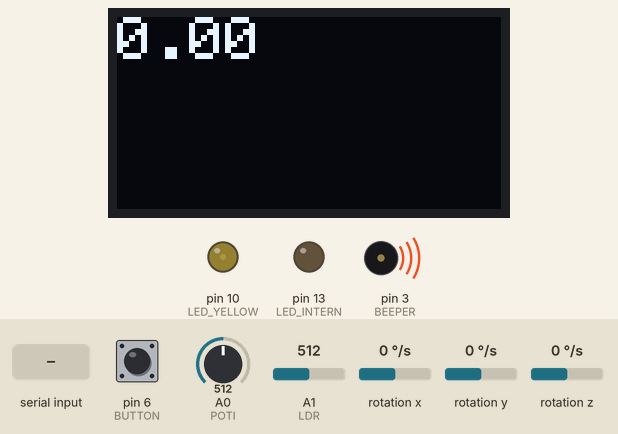
Bench run of a sketch on a simulated Arduino Uno, built with avr-gcc and run on an emulated ATmega328P. Shown: 128×64 one-colour display, output pins drawn as LEDs (lit = HIGH), buzzer (waves = sounding). Wiring (inferred from the names in the program): MPU-6050 motion sensor at I2C address 0x68. Inputs (shaded band) come from the test bench; at power-on: pin 6 (BUTTON) HIGH, A1 (LDR) = 512, rotation x 0 °/s, rotation y 0 °/s, rotation z 0 °/s, A0 (POTI) = 512. What the sketch prints to the serial monitor is not drawn.

Above: at 1.2 s.
1.3 s: pin 6 (BUTTON) pulled LOW for 1 s
At 2.3 s:
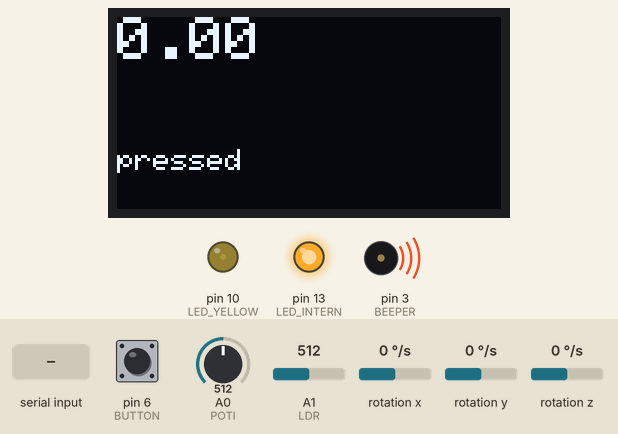
4.0 s: A1 (LDR) set to 306
At 5.5 s:
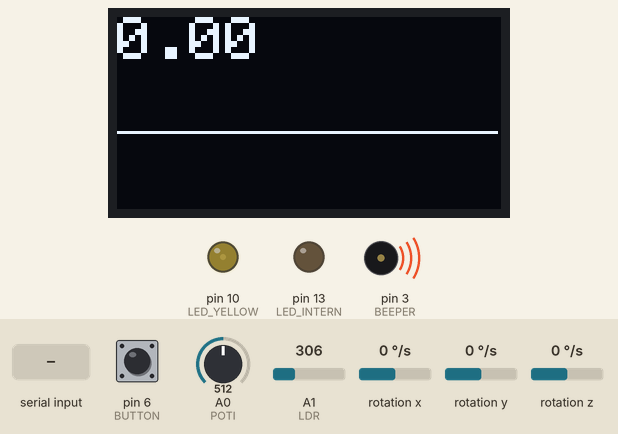
5.8 s: rotation x set to -192 °/s
At 6.7 s:
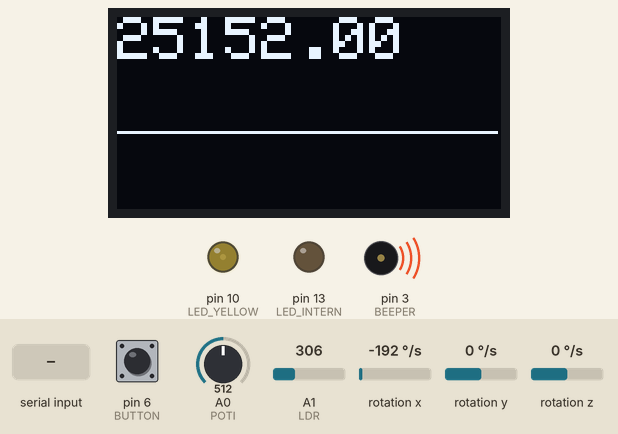
7.6 s: "1\n" received over Serial
9.4 s: rotation y set to -192 °/s
At 10.3 s:
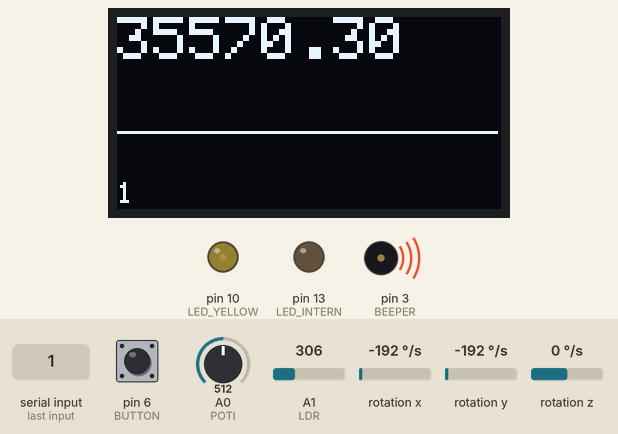
11.2 s: rotation z set to -192 °/s
At 12.7 s:
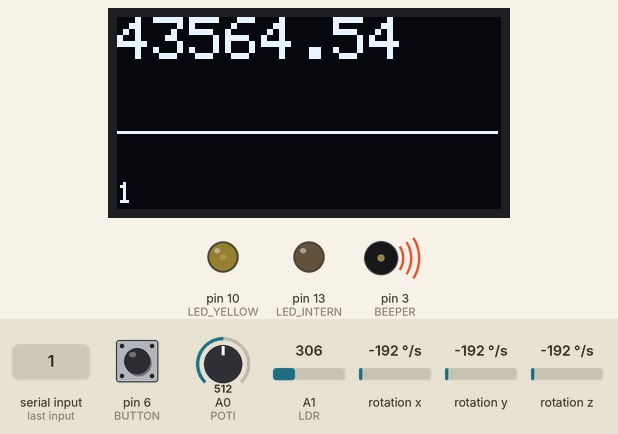
Timing chart, 0 to 14.0 s (numbered marks = the images above; inputs shaded):
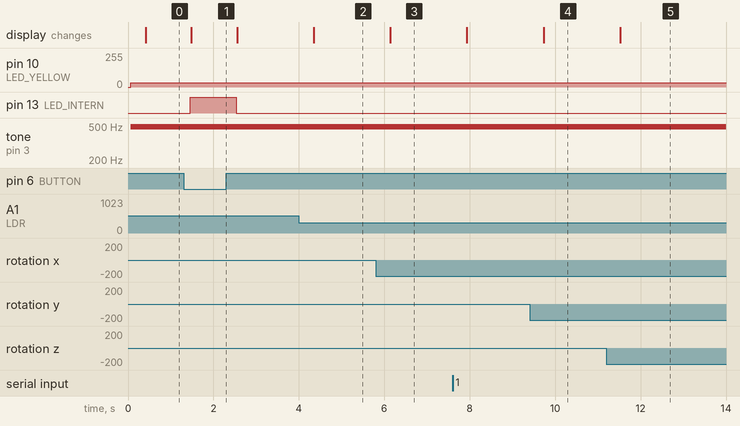

The sketch:

drawnTogetherCode.ino
```cpp
#include <Wire.h> //I2C Arduino Library
#include <Adafruit_GFX.h>
#include "Adafruit_SSD1306.h"

#define BUTTON      6
#define POTI        A0
#define LDR         A1

// not every Pin is able to write analog (PWM) values!
#define LED_YELLOW  10
#define LED_INTERN  13
#define BEEPER      3

// for bluetooth
#define SERIAL_SPEED  115200

// better on PC
//#define SERIAL_SPEED  9600


// HARDWARE I2C: A4 -> SDA, A5 -> SCL
#define PIN_RESET  4 // dummy

// the SSD1306 I2C ADDRESS 0x3C is set in the Adafruit_SSD1306 header file
Adafruit_SSD1306 * oled = new Adafruit_SSD1306(PIN_RESET);


const int MPU=0x68;  // I2C address of the MPU-6050

char incoming[21] = {};
byte incomeId = 0;
int16_t AcX,AcY,AcZ;
float xx,yy,zz;
float val;

int16_t potiVal, ldrVal;

byte loops = 0;
byte storage[64]; // store 64 LDR values

void setup() {
  pinMode(BUTTON,     INPUT_PULLUP);
  pinMode(POTI,       INPUT);
  pinMode(LDR,        INPUT);
  pinMode(LED_INTERN, OUTPUT);
  pinMode(LED_YELLOW, OUTPUT);
  pinMode(BEEPER,     OUTPUT);

  Wire.begin();
  Wire.beginTransmission(MPU);
  Wire.write(0x6B); // a start config for the MPU-6050 Gyroscope Chip
  Wire.write(0);
  Wire.endTransmission(true);

  Serial.begin(SERIAL_SPEED);

  oled->begin();
  oled->clearDisplay();
  oled->display();
  oled->setTextColor(WHITE);
  oled->setTextSize(2);
}

void loop() {
  loops++; // it is a byte and starts with 0 after more than 256x +1

  while (Serial.available() > 0) {
    incoming[incomeId] = (char) Serial.read();
    if (incoming[incomeId] == '\n') {
      incoming[incomeId] = '\0';
      incomeId = 0;
    } else {
      incomeId = (incomeId+1) % 21; // it is a 21 char buffer
    }
  }

  Wire.beginTransmission(MPU);
  Wire.write(0x43); // The start register, we want to read
  Wire.endTransmission(false);
  Wire.requestFrom(MPU, 6, true); // we need to read all 6 registers, really!

  AcX=Wire.read()<<8|Wire.read();  // 0x43 (ACCEL_XOUT_H) & 0x44 (ACCEL_XOUT_L)
  AcY=Wire.read()<<8|Wire.read();  // 0x45 (ACCEL_YOUT_H) & 0x46 (ACCEL_YOUT_L)
  AcZ=Wire.read()<<8|Wire.read();  // 0x47 (ACCEL_ZOUT_H) & 0x48 (ACCEL_ZOUT_L)
  xx = AcX;
  yy = AcY;
  zz = AcZ;
  val = sqrt(xx*xx + yy*yy + zz*zz);

  potiVal = analogRead(POTI);
  ldrVal  = analogRead(LDR);
  analogWrite(BEEPER,     ldrVal>>5); // we are not able to write 11Bit values
  analogWrite(LED_YELLOW, potiVal>>4);
  storage[loops%64] = ldrVal>>3;

  if (loops==0) { // We do not Update display all the time
    Serial.println(ldrVal);
    oled->clearDisplay();
    oled->setCursor(0, 0);
    oled->setTextSize(2);
    oled->print(val);
    oled->setTextSize(1);
    oled->setCursor(0, 55);
    oled->print(incoming);
    if (digitalRead(BUTTON) == LOW) {
      oled->setCursor(0, 44);
      oled->print(F("pressed"));
      digitalWrite(LED_INTERN, HIGH);
    } else {
      digitalWrite(LED_INTERN, LOW);
    }
    for (int i=0; i<64; ++i) {
      // improvement to display 64 values on 128 pixels
      oled->drawPixel(2*i-1, storage[i], WHITE);
      oled->drawPixel(2*i, storage[i], WHITE);
    }
    oled->display();
  }
}
```

Measured:
- after the input at 1.3 s, pin 13 (LED_INTERN): LOW → HIGH after 0.16 s, → LOW 1.1 s later; the display: changes after 0.19 s (image 1)
- after the input at 4.0 s, the display: changes after 0.35 s (image 2)
- after the input at 5.8 s, the display: changes after 0.34 s (image 3)
- after the input at 9.4 s, the display: changes after 0.33 s (image 4)
- after the input at 11.2 s, the display: changes after 0.33 s (image 5)
